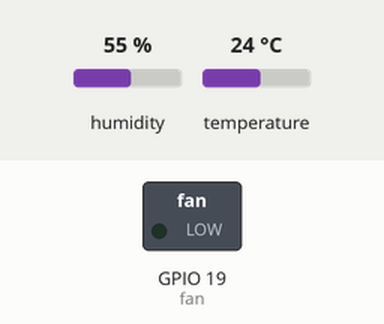
Bench run of a sketch on a simulated ESP32. On the bench: switched loads named in the sketch (green lamp = pin HIGH). The test bench sets the inputs (shaded band); at power-on: temperature 24 °C, humidity 55 %. What the sketch prints to the serial monitor is not drawn.

Above: at 2.8 s.
2.9 s: temperature set to 29.4 °C
5.6 s: temperature set to 30.8 °C
At 7.0 s:
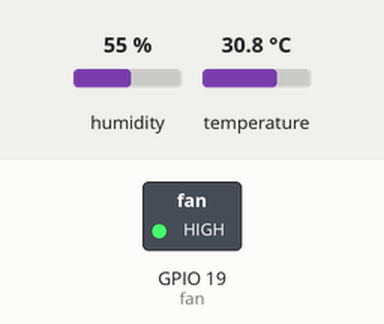
8.3 s: temperature set to 12 °C
At 10.5 s:
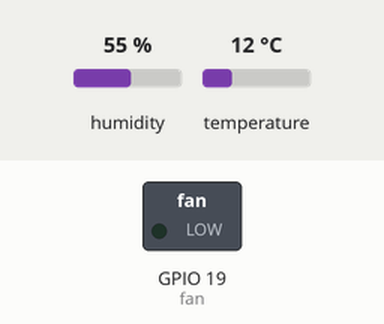
11.5 s: temperature set to 33 °C
At 13.4 s:
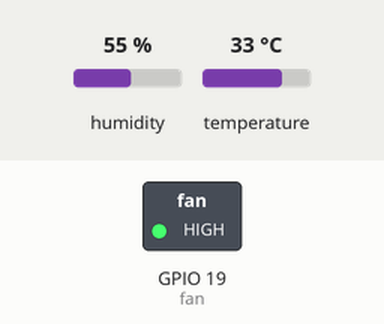
Timing chart, 0 to 14.9 s (numbered marks = the images above; inputs shaded):
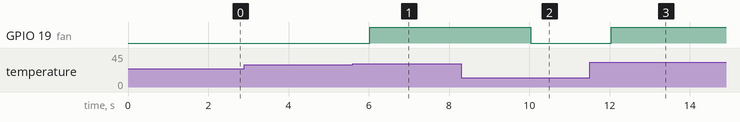

Measured:
- the behaviour switches between 30 and 30.1 °C on temperature (found by bisection; images 0 and 1)
- after the input at 2.9 s, every drawn part: stays the same
- after the input at 5.6 s, GPIO 19 (fan): LOW → HIGH after 0.42 s
- after the input at 8.3 s, GPIO 19 (fan): HIGH → LOW after 1.7 s
- after the input at 11.5 s, GPIO 19 (fan): LOW → HIGH after 0.54 s

The sketch:

DHTFan.ino
```cpp
// المروحة الذكية حسب الحرارة — المحور ٣
// DHT22: البيانات ← GPIO4 (مع مقاومة 10k إلى 3V3 إن لم تكن على الوحدة)
// المروحة عبر مُرحِّل (Relay) ← GPIO19
#include <DHT.h>

DHT dht(4, DHT22);     // غيّرها إلى DHT11 إن كان حساسك أزرق
int fan = 19;
float limit = 30.0;    // درجة التشغيل

void setup() {
  Serial.begin(115200);
  dht.begin();
  pinMode(fan, OUTPUT);
}

void loop() {
  float t = dht.readTemperature();
  float h = dht.readHumidity();
  if (isnan(t) || isnan(h)) {
    Serial.println("تعذّرت القراءة: افحص الأسلاك");
    delay(2000);
    return;
  }
  Serial.printf("الحرارة: %.1f C  الرطوبة: %.0f %%\n", t, h);
  digitalWrite(fan, t > limit ? HIGH : LOW);
  delay(2000);           // DHT يحتاج ثانيتين بين القراءات
}
```
